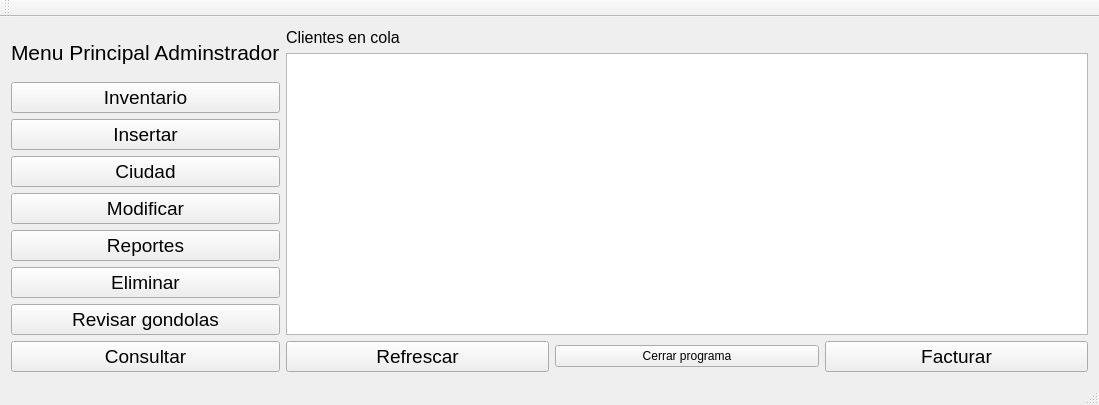
<?xml version="1.0" encoding="UTF-8"?>
<ui version="4.0">
 <class>window_main</class>
 <widget class="QMainWindow" name="window_main">
  <property name="geometry">
   <rect>
    <x>0</x>
    <y>0</y>
    <width>1099</width>
    <height>405</height>
   </rect>
  </property>
  <property name="maximumSize">
   <size>
    <width>16777215</width>
    <height>405</height>
   </size>
  </property>
  <property name="windowTitle">
   <string>window_main</string>
  </property>
  <widget class="QWidget" name="centralWidget">
   <layout class="QHBoxLayout" name="horizontalLayout">
    <item>
     <layout class="QVBoxLayout" name="verticalLayout_2">
      <item>
       <widget class="QLabel" name="label">
        <property name="sizePolicy">
         <sizepolicy hsizetype="Minimum" vsizetype="Minimum">
          <horstretch>0</horstretch>
          <verstretch>0</verstretch>
         </sizepolicy>
        </property>
        <property name="font">
         <font>
          <family>Segoe UI</family>
          <pointsize>16</pointsize>
         </font>
        </property>
        <property name="text">
         <string>Menu Principal Adminstrador</string>
        </property>
       </widget>
      </item>
      <item>
       <widget class="QPushButton" name="stock">
        <property name="font">
         <font>
          <pointsize>14</pointsize>
         </font>
        </property>
        <property name="text">
         <string>Inventario</string>
        </property>
       </widget>
      </item>
      <item>
       <widget class="QPushButton" name="insert">
        <property name="font">
         <font>
          <pointsize>14</pointsize>
         </font>
        </property>
        <property name="text">
         <string>Insertar</string>
        </property>
       </widget>
      </item>
      <item>
       <widget class="QPushButton" name="city">
        <property name="font">
         <font>
          <pointsize>14</pointsize>
         </font>
        </property>
        <property name="text">
         <string>Ciudad</string>
        </property>
       </widget>
      </item>
      <item>
       <widget class="QPushButton" name="modify">
        <property name="font">
         <font>
          <pointsize>14</pointsize>
         </font>
        </property>
        <property name="text">
         <string>Modificar</string>
        </property>
       </widget>
      </item>
      <item>
       <widget class="QPushButton" name="report">
        <property name="font">
         <font>
          <pointsize>14</pointsize>
         </font>
        </property>
        <property name="text">
         <string>Reportes</string>
        </property>
       </widget>
      </item>
      <item>
       <widget class="QPushButton" name="delete_2">
        <property name="font">
         <font>
          <pointsize>14</pointsize>
         </font>
        </property>
        <property name="text">
         <string>Eliminar</string>
        </property>
       </widget>
      </item>
      <item>
       <widget class="QPushButton" name="check">
        <property name="font">
         <font>
          <pointsize>14</pointsize>
         </font>
        </property>
        <property name="text">
         <string>Revisar gondolas</string>
        </property>
       </widget>
      </item>
      <item>
       <widget class="QPushButton" name="query">
        <property name="font">
         <font>
          <pointsize>14</pointsize>
         </font>
        </property>
        <property name="text">
         <string>Consultar</string>
        </property>
       </widget>
      </item>
     </layout>
    </item>
    <item>
     <layout class="QVBoxLayout" name="verticalLayout_3">
      <item>
       <widget class="QLabel" name="label_2">
        <property name="font">
         <font>
          <pointsize>12</pointsize>
         </font>
        </property>
        <property name="text">
         <string>Clientes en cola</string>
        </property>
       </widget>
      </item>
      <item>
       <widget class="QListWidget" name="queueClient">
        <property name="font">
         <font>
          <pointsize>14</pointsize>
         </font>
        </property>
       </widget>
      </item>
      <item>
       <layout class="QHBoxLayout" name="horizontalLayout_2">
        <item>
         <widget class="QPushButton" name="refresh">
          <property name="font">
           <font>
            <pointsize>14</pointsize>
           </font>
          </property>
          <property name="text">
           <string>Refrescar</string>
          </property>
         </widget>
        </item>
        <item>
         <widget class="QPushButton" name="close">
          <property name="text">
           <string>Cerrar programa</string>
          </property>
         </widget>
        </item>
        <item>
         <widget class="QPushButton" name="bill">
          <property name="font">
           <font>
            <pointsize>14</pointsize>
           </font>
          </property>
          <property name="text">
           <string>Facturar</string>
          </property>
         </widget>
        </item>
       </layout>
      </item>
     </layout>
    </item>
   </layout>
  </widget>
  <widget class="QMenuBar" name="menuBar">
   <property name="geometry">
    <rect>
     <x>0</x>
     <y>0</y>
     <width>1099</width>
     <height>20</height>
    </rect>
   </property>
  </widget>
  <widget class="QToolBar" name="mainToolBar">
   <attribute name="toolBarArea">
    <enum>TopToolBarArea</enum>
   </attribute>
   <attribute name="toolBarBreak">
    <bool>false</bool>
   </attribute>
  </widget>
  <widget class="QStatusBar" name="statusBar"/>
 </widget>
 <layoutdefault spacing="6" margin="11"/>
 <resources/>
 <connections/>
</ui>
